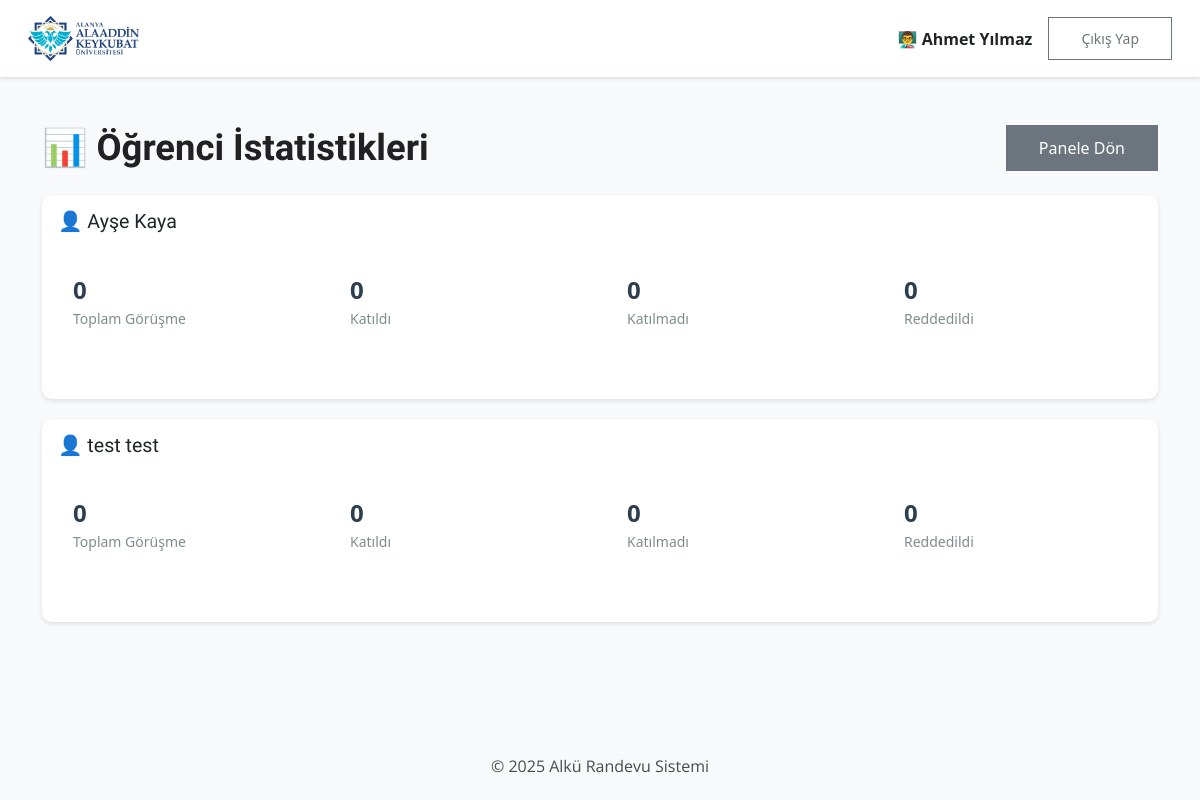
The page /ogrenci_istatistikleri.php (signed in) on the database as committed earlier.
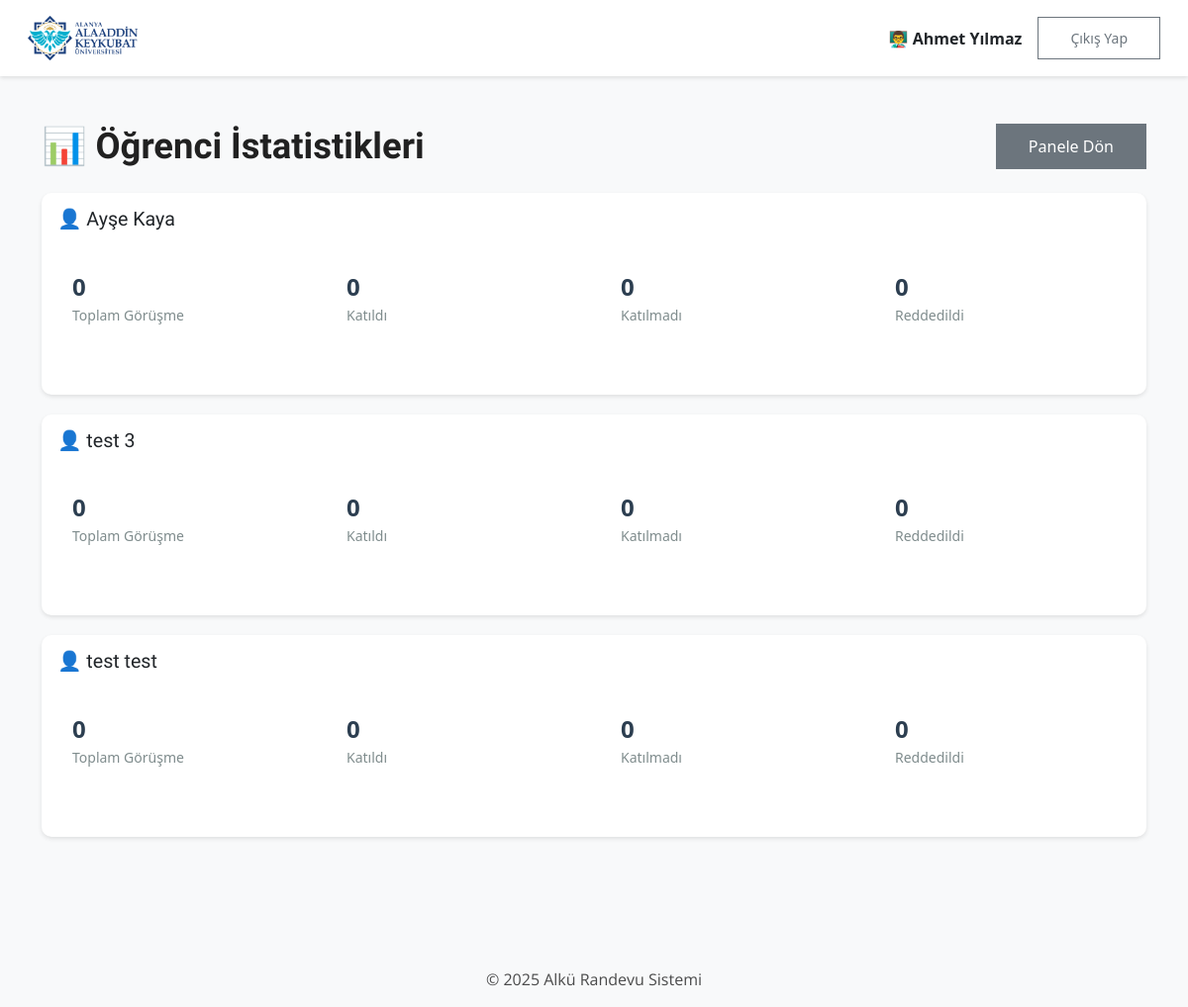
The same page on the database as committed later.
### tables this page shows
CREATE TABLE `kullanicilar` (
  `id` int(11) NOT NULL,
  `email` varchar(255) NOT NULL,
  `sifre` varchar(255) NOT NULL,
  `ad` varchar(255) NOT NULL,
  `danisman_id` int(11) DEFAULT NULL
);

### ogrenci_istatistikleri.php (the view, shortened to what this page needs)
<?php
include "db.php";
$ogretmen_id = $_SESSION['ogretmen_id'];
$ogretmen = $db->prepare("SELECT * FROM ogretmenler WHERE id = ?");
$ogretmen->execute([$ogretmen_id]);
$ogretmen_data = $ogretmen->fetch(PDO::FETCH_ASSOC);
$ogrenciler = $db->prepare("
    SELECT
        k.id,
        k.ad,
        COUNT(r.id) as toplam_gorusme,
        SUM(CASE WHEN r.katildi_mi = 1 THEN 1 ELSE 0 END) as katildi,
        SUM(CASE WHEN r.katildi_mi = 0 THEN 1 ELSE 0 END) as katilmadi,
        SUM(CASE WHEN r.durum = 'Reddedildi' THEN 1 ELSE 0 END) as reddedildi,
        SUM(CASE WHEN r.durum = 'Beklemede' THEN 1 ELSE 0 END) as beklemede
    FROM kullanicilar k
    LEFT JOIN rezervasyonlar r ON k.id = r.ogrenci_id AND r.ogretmen_id = ?
    WHERE k.danisman_id = ?
    GROUP BY k.id, k.ad
    ORDER BY k.ad
");
$ogrenciler->execute([$ogretmen_id, $ogretmen_id]);
$ogrenci_listesi = $ogrenciler->fetchAll(PDO::FETCH_ASSOC);
?>
<!DOCTYPE html>
<html lang="tr">
<head>
    <link href="assets/css/bootstrap.min.css" rel="stylesheet">
    <link href="assets/css/main.css" rel="stylesheet">
</head>
<body>
<header class="navbar navbar-expand-lg p-3">
    <div class="container-fluid d-flex justify-content-between align-items-center">
        <div class="logo">
            <a href="panel.php"><img src="assets/images/logo/logo.png" alt="ALKÜ Logo"></a>
        </div>
        <div class="d-flex align-items-center gap-3">
            <span class="fw-semibold text-dark">👨‍🏫 <?= htmlspecialchars($ogretmen_data['ad_soyad']) ?></span>
            <a href="logout.php" class="btn btn-outline-secondary btn-sm">Çıkış Yap</a>
        </div>
    </div>
</header>
<div class="container py-5">
    <div class="d-flex justify-content-between align-items-center mb-4">
        <h2>📊 Öğrenci İstatistikleri</h2>
        <a href="panel.php" class="btn btn-secondary">Panele Dön</a>
    </div>
    <?php if (empty($ogrenci_listesi)): ?>
        <div class="alert alert-info">
            Henüz danışmanlık yaptığınız öğrenci bulunmuyor.
        </div>
    <?php else: ?>
        <?php foreach ($ogrenci_listesi as $ogrenci): ?>
            <div class="card">
                <div class="card-body">
                    <h5 class="card-title mb-4">
                        👤 <?= htmlspecialchars($ogrenci['ad']) ?>
                    </h5>
                    <div class="row mb-4">
                        <div class="col-md-3">
                            <div class="stats-card">
                                <div class="stats-number"><?= $ogrenci['toplam_gorusme'] ?></div>
                                <div class="stats-label">Toplam Görüşme</div>
                            </div>
                        </div>
                        <div class="col-md-3">
                            <div class="stats-card">
                                <div class="stats-number"><?= $ogrenci['katildi'] ?></div>
                                <div class="stats-label">Katıldı</div>
                            </div>
                        </div>
                        <div class="col-md-3">
                            <div class="stats-card">
                                <div class="stats-number"><?= $ogrenci['katilmadi'] ?></div>
                                <div class="stats-label">Katılmadı</div>
                            </div>
                        </div>
                        <div class="col-md-3">
                            <div class="stats-card">
                                <div class="stats-number"><?= $ogrenci['reddedildi'] ?></div>
                                <div class="stats-label">Reddedildi</div>
                            </div>
                        </div>
                    </div>
                </div>
            </div>
        <?php endforeach; ?>
    <?php endif; ?>
</div>
<footer class="footer text-center bg-light py-3 mt-5">
    <p>&copy; <?= date('Y') ?> Alkü Randevu Sistemi</p>
</footer>
</body>
</html>

Rows that differ between the two databases and show on the page:
added kullanicilar: ad "test 3", toplam_gorusme "0", katildi "0", katilmadi "0", reddedildi "0"
